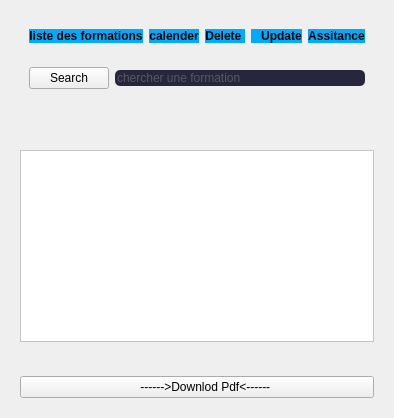
            <widget class="QWidget" name="homePage">
             <layout class="QVBoxLayout" name="verticalLayout_10">
              <item>
               <widget class="QWidget" name="widget_3" native="true">
                <layout class="QVBoxLayout" name="verticalLayout_11">
                 <item>
                  <widget class="QWidget" name="widget_6" native="true">
                   <layout class="QHBoxLayout" name="horizontalLayout_7">
                    <item>
                     <widget class="QPushButton" name="pushButton_6">
                      <property name="font">
                       <font>
                        <weight>75</weight>
                        <bold>true</bold>
                       </font>
                      </property>
                      <property name="styleSheet">
                       <string notr="true">*{
	background-color: rgb(0, 170, 255);

border-radius: 10px;
}</string>
                      </property>
                      <property name="text">
                       <string>liste des formations</string>
                      </property>
                      <property name="icon">
                       <iconset>
                        <normaloff>../4185164.png</normaloff>../4185164.png</iconset>
                      </property>
                     </widget>
                    </item>
                    <item>
                     <widget class="QPushButton" name="pushButton_7">
                      <property name="font">
                       <font>
                        <weight>75</weight>
                        <bold>true</bold>
                       </font>
                      </property>
                      <property name="styleSheet">
                       <string notr="true">*{
	background-color: rgb(0, 170, 255);

border-radius: 10px;
}</string>
                      </property>
                      <property name="text">
                       <string>calender</string>
                      </property>
                      <property name="icon">
                       <iconset>
                        <normaloff>../téléchargement.png</normaloff>../téléchargement.png</iconset>
                      </property>
                     </widget>
                    </item>
                    <item>
                     <widget class="QPushButton" name="pushButton_8">
                      <property name="font">
                       <font>
                        <weight>75</weight>
                        <bold>true</bold>
                       </font>
                      </property>
                      <property name="styleSheet">
                       <string notr="true">*{
	background-color: rgb(0, 170, 255);

border-radius: 10px;
}</string>
                      </property>
                      <property name="text">
                       <string>Delete </string>
                      </property>
                      <property name="icon">
                       <iconset>
                        <normaloff>../fff.png</normaloff>../fff.png</iconset>
                      </property>
                     </widget>
                    </item>
                    <item>
                     <widget class="QPushButton" name="pushButton_9">
                      <property name="font">
                       <font>
                        <weight>75</weight>
                        <bold>true</bold>
                       </font>
                      </property>
                      <property name="styleSheet">
                       <string notr="true">*{
	background-color: rgb(0, 170, 255);

border-radius: 10px;
}</string>
                      </property>
                      <property name="text">
                       <string>   Update</string>
                      </property>
                      <property name="icon">
                       <iconset>
                        <normaloff>../images.png</normaloff>../images.png</iconset>
                      </property>
                     </widget>
                    </item>
                    <item>
                     <widget class="QPushButton" name="pushButton_10">
                      <property name="font">
                       <font>
                        <weight>75</weight>
                        <bold>true</bold>
                        <underline>false</underline>
                       </font>
                      </property>
                      <property name="styleSheet">
                       <string notr="true">*{
	background-color: rgb(0, 170, 255);

border-radius: 10px;
}</string>
                      </property>
                      <property name="text">
                       <string>Assitance</string>
                      </property>
                      <property name="icon">
                       <iconset>
                        <normaloff>../fff.png</normaloff>../fff.png</iconset>
                      </property>
                      <property name="flat">
                       <bool>false</bool>
                      </property>
                     </widget>
                    </item>
                   </layout>
                  </widget>
                 </item>
                 <item>
                  <widget class="QWidget" name="widget_4" native="true">
                   <layout class="QHBoxLayout" name="horizontalLayout_6">
                    <item>
                     <widget class="QPushButton" name="pushButton_5">
                      <property name="text">
                       <string>Search</string>
                      </property>
                      <property name="icon">
                       <iconset>
                        <normaloff>icons/feather/search.svg</normaloff>icons/feather/search.svg</iconset>
                      </property>
                      <property name="iconSize">
                       <size>
                        <width>24</width>
                        <height>24</height>
                       </size>
                      </property>
                     </widget>
                    </item>
                    <item>
                     <widget class="QLineEdit" name="searchEdit">
                      <property name="styleSheet">
                       <string notr="true">*{
	color: rgb(136, 136, 136);
background-color: #27263c;
border-radius: 5px;
}</string>
                      </property>
                      <property name="text">
                       <string/>
                      </property>
                      <property name="placeholderText">
                       <string>chercher une formation</string>
                      </property>
                     </widget>
                    </item>
                   </layout>
                  </widget>
                 </item>
                 <item>
                  <widget class="QFrame" name="frame">
                   <property name="frameShadow">
                    <enum>QFrame::Raised</enum>
                   </property>
                   <layout class="QHBoxLayout" name="horizontalLayout_3">
                    <item>
                     <widget class="QPushButton" name="pushButton_4">
                      <property name="cursor">
                       <cursorShape>PointingHandCursor</cursorShape>
                      </property>
                      <property name="text">
                       <string/>
                      </property>
                      <property name="icon">
                       <iconset>
                        <normaloff>icons/feather/search.svg</normaloff>icons/feather/search.svg</iconset>
                      </property>
                      <property name="iconSize">
                       <size>
                        <width>20</width>
                        <height>20</height>
                       </size>
                      </property>
                      <property name="flat">
                       <bool>true</bool>
                      </property>
                     </widget>
                    </item>
                    <item>
                     <widget class="QPushButton" name="pushButton_3">
                      <property name="cursor">
                       <cursorShape>PointingHandCursor</cursorShape>
                      </property>
                      <property name="text">
                       <string/>
                      </property>
                      <property name="icon">
                       <iconset>
                        <normaloff>icons/font_awesome/solid/bell.svg</normaloff>icons/font_awesome/solid/bell.svg</iconset>
                      </property>
                      <property name="iconSize">
                       <size>
                        <width>20</width>
                        <height>20</height>
                       </size>
                      </property>
                      <property name="flat">
                       <bool>true</bool>
                      </property>
                     </widget>
                    </item>
                    <item>
                     <widget class="QPushButton" name="pushButton_2">
                      <property name="cursor">
                       <cursorShape>PointingHandCursor</cursorShape>
                      </property>
                      <property name="text">
                       <string/>
                      </property>
                      <property name="icon">
                       <iconset>
                        <normaloff>icons/feather/activity.svg</normaloff>icons/feather/activity.svg</iconset>
                      </property>
                      <property name="iconSize">
                       <size>
                        <width>20</width>
                        <height>20</height>
                       </size>
                      </property>
                      <property name="default">
                       <bool>false</bool>
                      </property>
                      <property name="flat">
                       <bool>true</bool>
                      </property>
                     </widget>
                    </item>
                   </layout>
                  </widget>
                 </item>
                 <item>
                  <widget class="QTableView" name="tableView">
                   <property name="font">
                    <font>
                     <weight>50</weight>
                     <bold>false</bold>
                    </font>
                   </property>
                   <property name="styleSheet">
                    <string notr="true">*{
	background-color: rgb(255, 255, 255);
color:black;
}</string>
                   </property>
                   <attribute name="horizontalHeaderMinimumSectionSize">
                    <number>170</number>
                   </attribute>
                   <attribute name="horizontalHeaderHighlightSections">
                    <bool>false</bool>
                   </attribute>
                  </widget>
                 </item>
                 <item>
                  <widget class="QLabel" name="label_7">
                   <property name="font">
                    <font>
                     <pointsize>14</pointsize>
                    </font>
                   </property>
                   <property name="styleSheet">
                    <string notr="true">color: rgb(0, 170, 255);</string>
                   </property>
                   <property name="text">
                    <string/>
                   </property>
                   <property name="scaledContents">
                    <bool>true</bool>
                   </property>
                  </widget>
                 </item>
                 <item>
                  <widget class="QPushButton" name="exportbutton">
                   <property name="text">
                    <string>     ------&gt;Downlod Pdf&lt;------</string>
                   </property>
                   <property name="icon">
                    <iconset>
                     <normaloff>../pdf-file-download-icon-with-transparent-background-free-png.png</normaloff>../pdf-file-download-icon-with-transparent-background-free-png.png</iconset>
                   </property>
                  </widget>
                 </item>
                </layout>
               </widget>
              </item>
             </layout>
            </widget>
